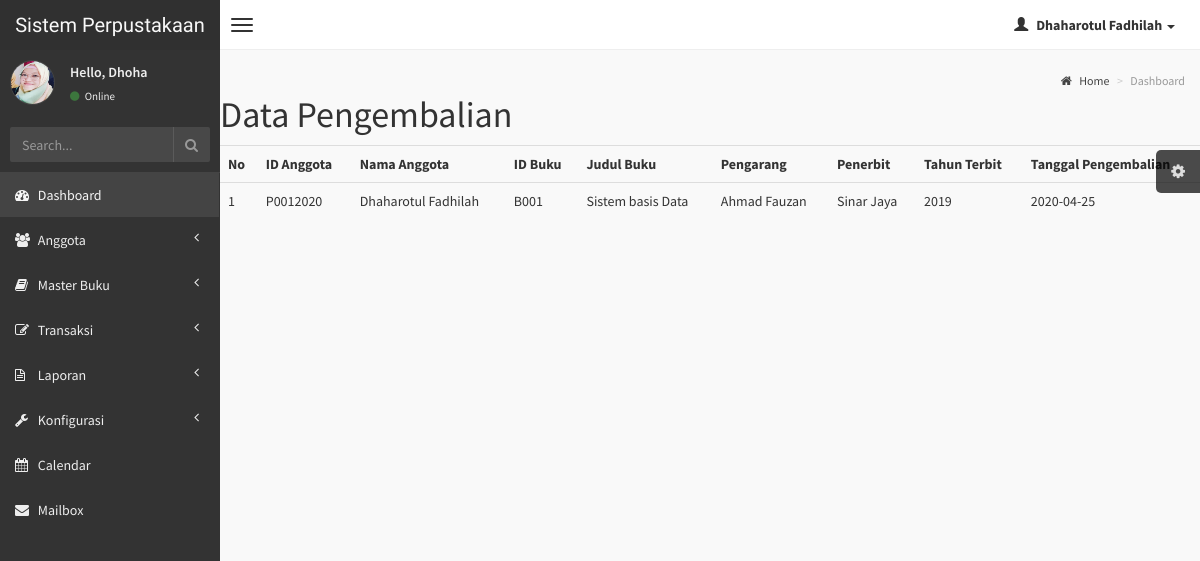
Screenshot of /index.php/pengembalian/pengembalian_buku with the database file from the repository.
### tables this page shows
CREATE TABLE `tb_pengembalian` (
  `id_anggota` varchar(100) DEFAULT NULL,
  `id_buku` varchar(100) DEFAULT NULL,
  `tgl_pengembalian` date DEFAULT NULL
);

CREATE TABLE `tb_anggota` (
  `id_anggota` varchar(100) NOT NULL,
  `nama_anggota` varchar(250) DEFAULT NULL,
  `alamat` varchar(250) DEFAULT NULL,
  `jenis_kelamin` varchar(10) DEFAULT NULL,
  `agama` varchar(50) DEFAULT NULL,
  `pekerjaan` varchar(250) DEFAULT NULL,
  `Tempat_lahir` varchar(200) DEFAULT NULL,
  `tanggal_lahir` date DEFAULT NULL,
  `tanggal_daftar` date DEFAULT NULL
);

CREATE TABLE `tb_buku` (
  `id_buku` varchar(100) NOT NULL,
  `judul_buku` varchar(250) DEFAULT NULL,
  `pengarang` varchar(250) DEFAULT NULL,
  `penerbit` varchar(10) DEFAULT NULL,
  `jumlah_halaman` int(10) DEFAULT NULL,
  `tahun_terbit` char(10) DEFAULT NULL,
  `asal_perolehan` varchar(200) DEFAULT NULL,
  `tanggal_input` date DEFAULT NULL
);

### application/controllers/Pengembalian.php (called while the page is built, shortened)
<?php
class Pengembalian extends CI_Controller {
 function __construct()
 {
 $this->load->model('m_pengembalian');
 $this->load->helper(array('form', 'url'));
 }
 public function pengembalian_buku()
 {
    $data['join3'] = $this->m_pengembalian->tigatable()->result();
    $this->load->view("templates/template");
    $this->load->view('pengembalian',$data);
 }
}

### index.php (called while the page is built, shortened)
<?php
require_once BASEPATH.'core/CodeIgniter.php';

### application/models/m_pengembalian.php (called while the page is built)
<?php if ( ! defined('BASEPATH')) exit('No direct script access allowed');
class m_pengembalian extends CI_Model {
public function tigatable ()
 {
	$this->db->select('*');
 	$this->db->from('tb_pengembalian');
 	$this->db->join('tb_anggota','tb_pengembalian.id_anggota=tb_anggota.id_anggota');
 	$this->db->join('tb_buku','tb_pengembalian.id_buku=tb_buku.id_buku');
 	$query = $this->db->get();
 	return $query;
}
}

### application/views/pengembalian.php (the view)
<div class="content-wrapper">
  <section class="content-header">
    <h1>
      Data Pengembalian
    </h1>
  </section>
  <table class="table">
    <tr>
      <th>No</th>
      <th>ID Anggota</th>
      <th>Nama Anggota</th>
      <th>ID Buku</th>
      <th>Judul Buku</th>
      <th>Pengarang</th>
      <th>Penerbit</th>
      <th>Tahun Terbit</th>
      <th>Tanggal Pengembalian</th>
      </tr>
      <?php
      $no=1;
      foreach ($join3 as $row): ?>
      <tr>
        <td><?php echo $no++;?></td>
        <td><?php echo $row->id_anggota;?></td>
        <td><?php echo $row->nama_anggota;?></td>
        <td><?php echo $row->id_buku;?></td>
        <td><?php echo $row->judul_buku;?></td>
        <td><?php echo $row->pengarang;?></td>
        <td><?php echo $row->penerbit;?></td>
        <td><?php echo $row->tahun_terbit;?></td>
        <td><?php echo $row->tgl_pengembalian;?></td>
      </tr>
      <?php endforeach; ?>
    </table>

### AdminLTE/css/AdminLTE.css (style rules this page uses)
html, body { overflow-x: hidden!important; font-family: 'Source Sans Pro', sans-serif; -webkit-font-smoothing: antialiased; min-height: 100%; background: #f9f9f9; }
h1, h2, h3, h4, h5, h6, .h1, .h2, .h3, .h4, .h5, .h6 { font-family: 'Source Sans Pro', sans-serif; }

### rows the page displays
tb_pengembalian: id_anggota.id_anggota "P0012020", id_anggota.nama_anggota "Dhaharotul Fadhilah", id_buku.id_buku "B001", id_buku.judul_buku "Sistem basis Data", id_buku.pengarang "Ahmad Fauzan", id_buku.penerbit "Sinar Jaya", id_buku.tahun_terbit "2019", tgl_pengembalian "2020-04-25"
